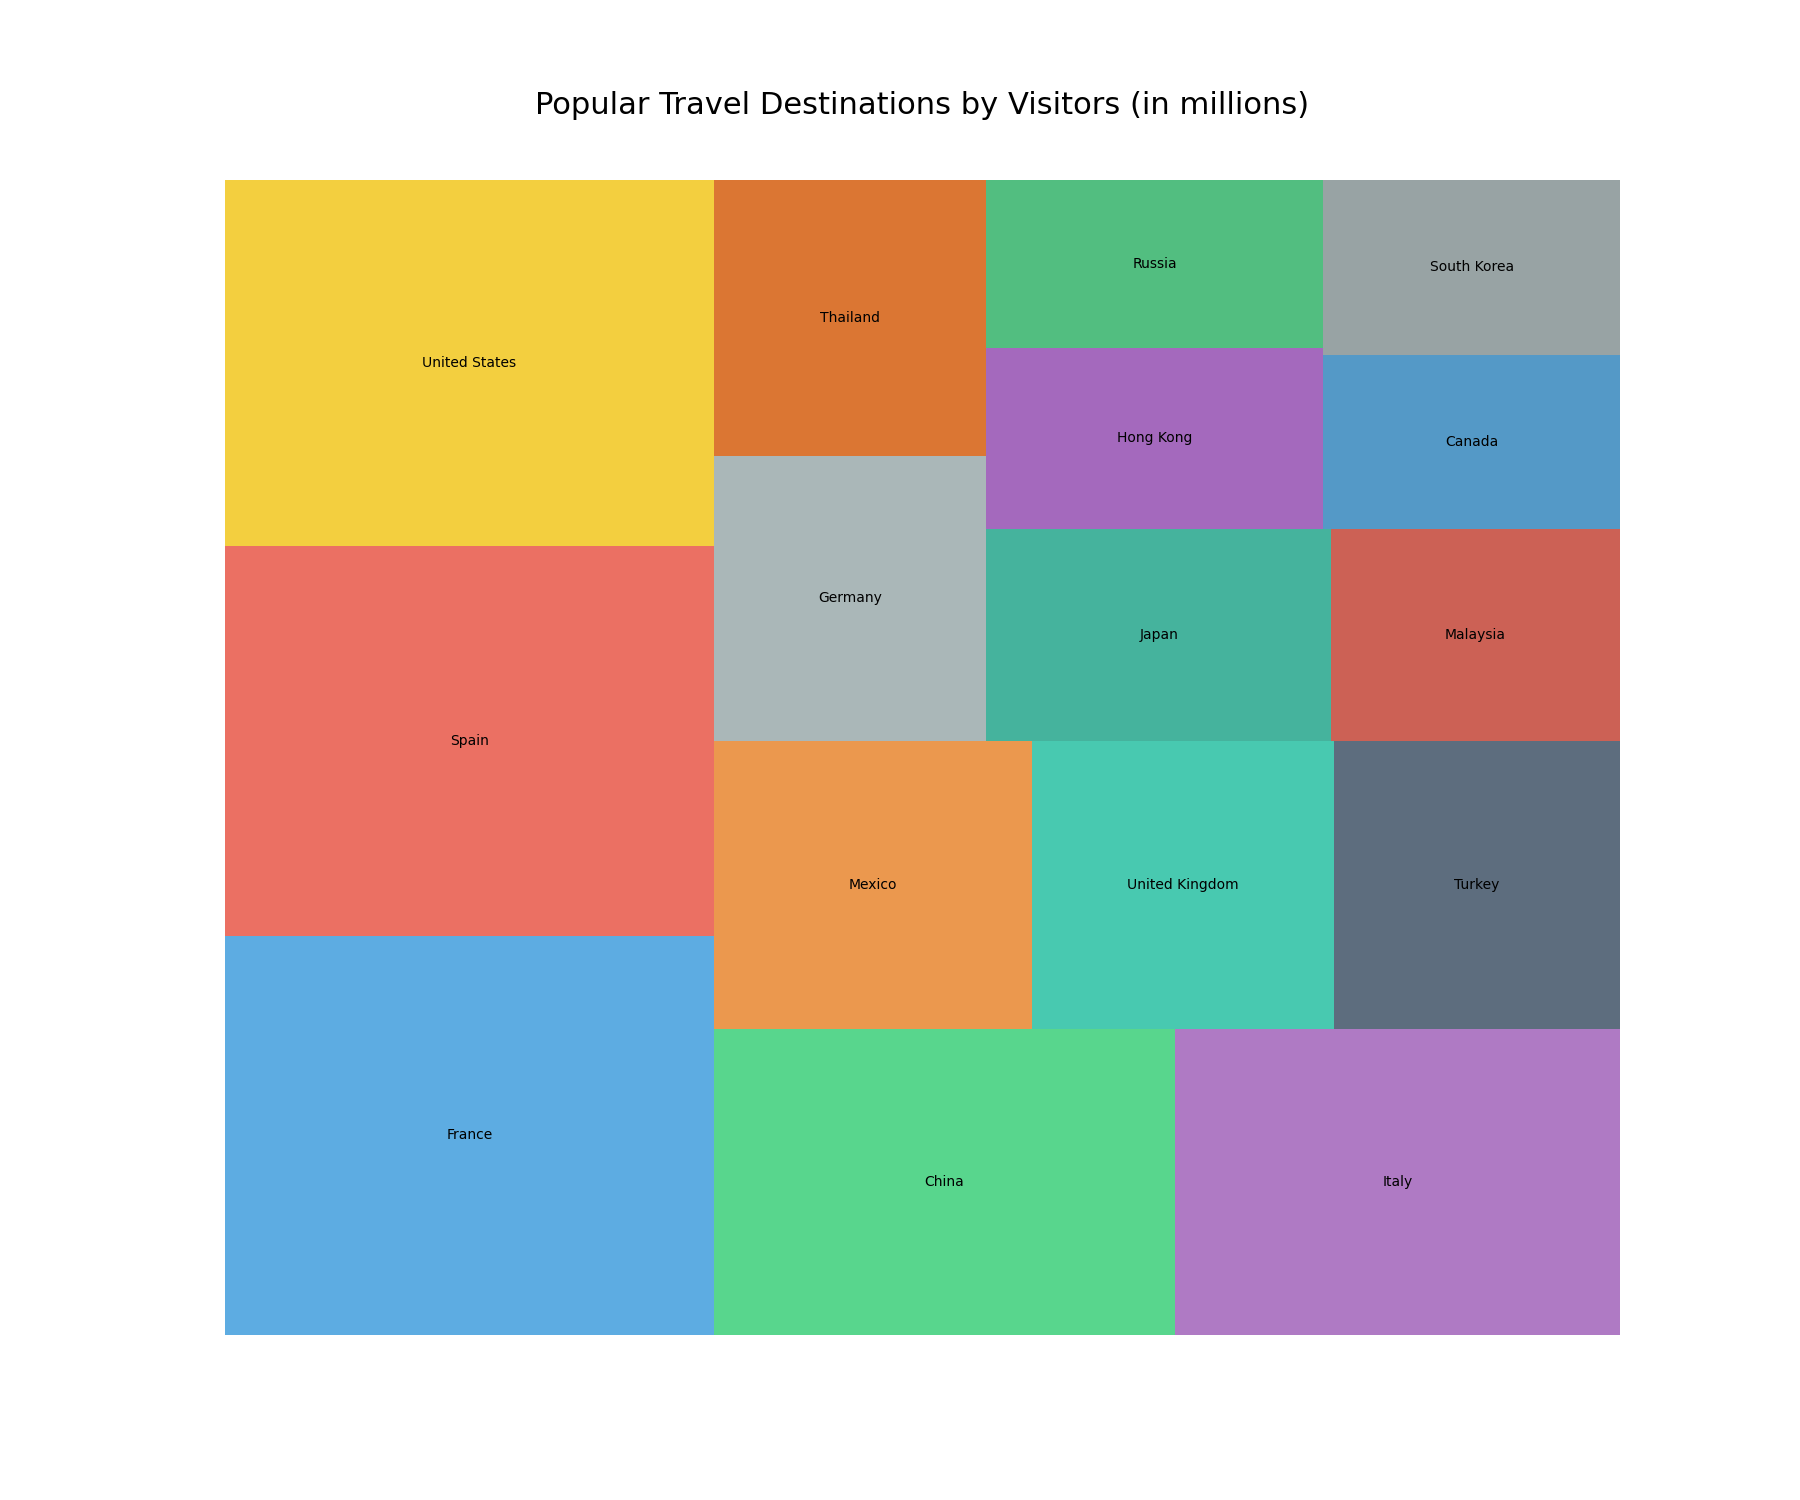

Reproduce this figure in Python.

import matplotlib.pyplot as plt
import squarify

# Data
labels = ['France', 'Spain', 'United States', 'China', 'Italy', 'Mexico', 'United Kingdom', 'Turkey', 'Germany', 'Thailand', 'Japan', 'Malaysia', 'Hong Kong', 'Russia', 'Canada', 'South Korea']
sizes = [83, 81, 76, 60, 58, 39, 37, 35, 33, 32, 31, 26, 26, 24, 22, 22]
colors = ['#3498db', '#e74c3c', '#f1c40f', '#2ecc71', '#9b59b6', '#e67e22', '#1abc9c', '#34495e', '#95a5a6', '#d35400', '#16a085', '#c0392b', '#8e44ad', '#27ae60', '#2980b9','#7f8c8d']

# Plot
plt.figure(figsize=(18, 15))
squarify.plot(sizes=sizes, label=labels, color=colors, alpha=0.8)
plt.title('Popular Travel Destinations by Visitors (in millions)', fontsize=22, y=1.05)
plt.axis('off')
plt.show()
